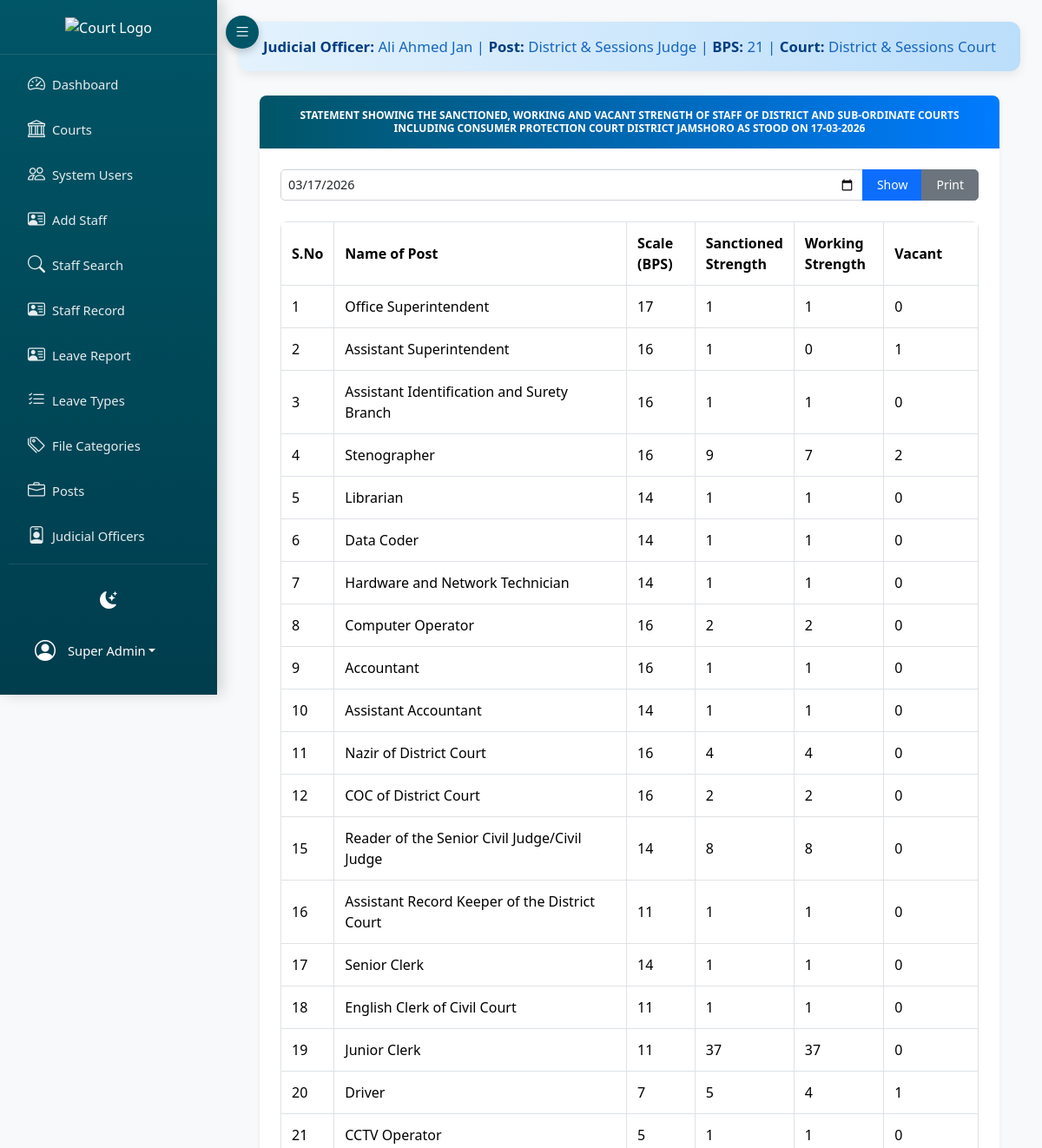
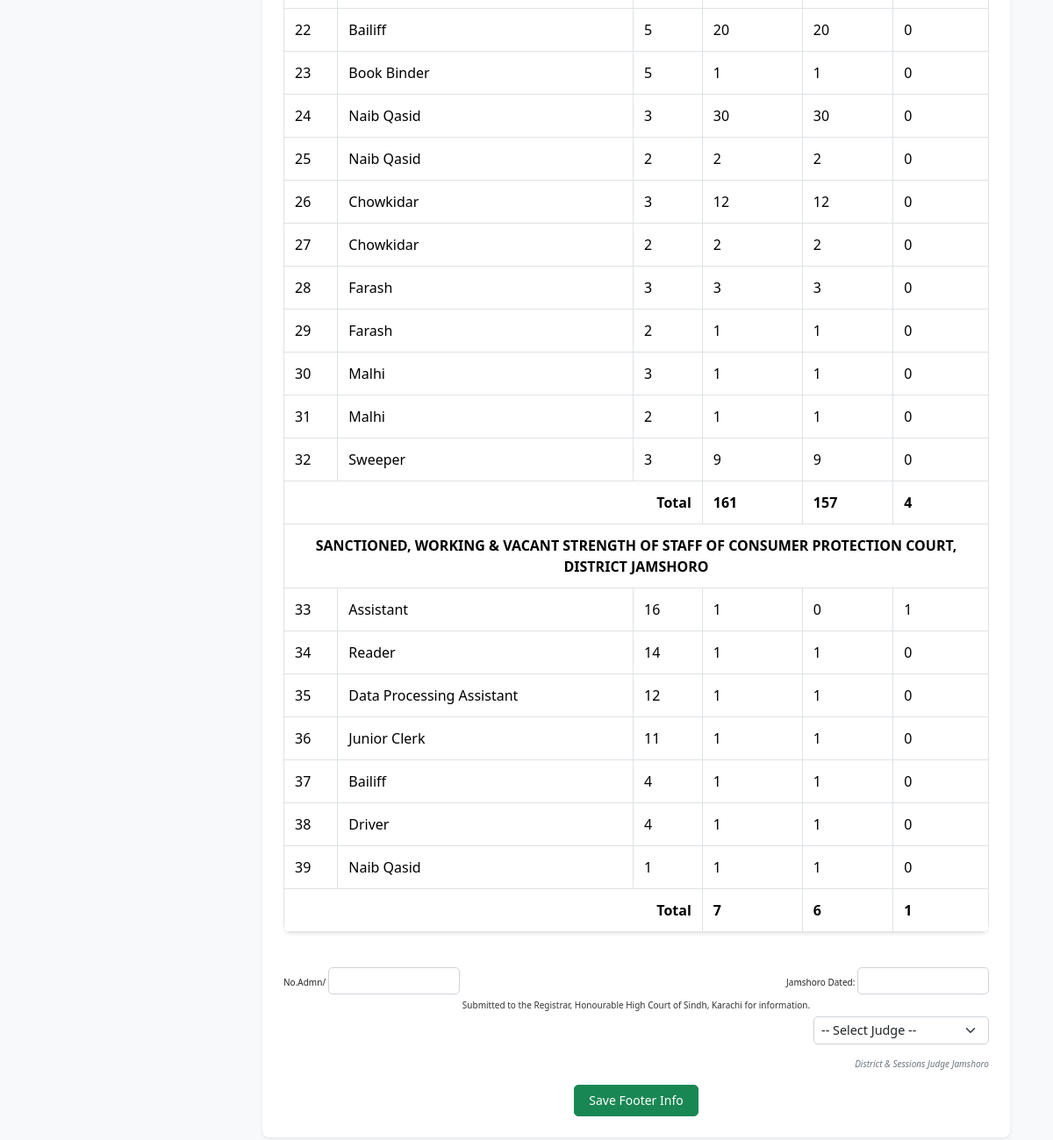
The app's page /project_root/index.php?page=staff_strength_report (signed in) with its own data (2 pictures, top to bottom).
### tables this page shows
CREATE TABLE IF NOT EXISTS `judicial_officers` (
  `id` int(11) NOT NULL AUTO_INCREMENT,
  `officer_id` int(11) DEFAULT NULL,
  `post_id` int(11) DEFAULT NULL,
  `name` varchar(255) NOT NULL,
  `post` varchar(255) NOT NULL,
  `bps` varchar(20) NOT NULL,
  `court_id` int(11) DEFAULT NULL,
  `created_at` timestamp NULL DEFAULT CURRENT_TIMESTAMP,
  `status` varchar(50) DEFAULT 'Posted',
  `joining_date` date DEFAULT NULL,
  `transferred_date` date DEFAULT NULL,
  `district_id` int(11) DEFAULT NULL,
  `transferred_district` varchar(255) DEFAULT NULL,
  PRIMARY KEY (`id`),
  KEY `court_id` (`court_id`),
  KEY `fk_district` (`district_id`),
  KEY `fk_post` (`post_id`),
  KEY `fk_officer` (`officer_id`)
);

CREATE TABLE IF NOT EXISTS `courts` (
  `id` int(11) NOT NULL AUTO_INCREMENT,
  `name` varchar(255) NOT NULL,
  `district` varchar(255) DEFAULT NULL,
  `taluka` varchar(255) DEFAULT NULL,
  PRIMARY KEY (`id`)
);

CREATE TABLE IF NOT EXISTS `posts` (
  `id` int(11) NOT NULL AUTO_INCREMENT,
  `serial_no` int(11) DEFAULT '0',
  `court_name` varchar(100) NOT NULL,
  `post_name` varchar(255) NOT NULL,
  `bps` int(11) NOT NULL,
  `sanctioned_strength` int(11) DEFAULT '0',
  `working_strength` int(11) DEFAULT '0',
  `vacant` int(11) GENERATED ALWAYS AS ((`sanctioned_strength` - `working_strength`)) STORED,
  PRIMARY KEY (`id`)
);

### backend/views/admin_staff_strength_report.php (the view, shortened to what this page needs)
<?php
include __DIR__ . '/header.php';
$reportDate = $_GET['date'] ?? date('Y-m-d');
$stmt = $pdo->query("
    SELECT serial_no, post_name, bps, sanctioned_strength, working_strength,
           (sanctioned_strength - working_strength) AS vacant,
           court_name
    FROM posts
    ORDER BY serial_no ASC
");
$posts = $stmt->fetchAll();
$stmtMeta = $pdo->prepare("SELECT admn_no, report_date_text, judge_id FROM staff_report_meta WHERE report_date = ?");
$stmtMeta->execute([$reportDate]);
$meta = $stmtMeta->fetch();
$admn_no_val = $meta['admn_no'] ?? '';
$report_date_text_val = $meta['report_date_text'] ?? '';
$selectedJudgeName = null;
$districtPosts = array_filter($posts, fn($p) => trim(strtolower($p['court_name'])) === 'district court jamshoro');
$consumerPosts = array_filter($posts, fn($p) => trim(strtolower($p['court_name'])) === 'consumer protection court');
function calculateTotals($rows) {
    $sanctioned = array_sum(array_column($rows, 'sanctioned_strength'));
    $working = array_sum(array_column($rows, 'working_strength'));
    $vacant = array_sum(array_column($rows, 'vacant'));
    return [$sanctioned, $working, $vacant];
}
list($distSanctioned, $distWorking, $distVacant) = calculateTotals($districtPosts);
list($consSanctioned, $consWorking, $consVacant) = calculateTotals($consumerPosts);
?>
<div class="container">
    <div class="report-card shadow-sm border-0">
        <div class="card-header">
            <h6 class="card-title top-heading">
                STATEMENT SHOWING THE SANCTIONED, WORKING AND VACANT STRENGTH OF STAFF OF DISTRICT AND SUB-ORDINATE COURTS INCLUDING CONSUMER PROTECTION COURT DISTRICT JAMSHORO AS STOOD ON
                <?= date('d-m-Y', strtotime($reportDate)) ?>
            </h6>
        </div>
        <div class="card-body">
            <form method="get" class="mb-4 form-inline">
                <div class="input-group">
                    <input type="date" name="date" value="<?= htmlspecialchars($reportDate) ?>" class="form-control form-control-sm" required aria-label="Select Report Date">
                    <button type="submit" class="btn btn-primary btn-sm">Show</button>
                    <button type="button" onclick="window.print();" class="btn btn-secondary btn-sm">Print</button>
                </div>
            </form>
            <div class="table-responsive">
                <table class="table table-bordered table-sm">
                    <thead>
                        <tr>
                            <th style="width: 5%;">S.No</th>
                            <th style="width: 45%;">Name of Post</th>
                            <th style="width: 10%;">Scale (BPS)</th>
                            <th style="width: 13%;">Sanctioned Strength</th>
                            <th style="width: 13%;">Working Strength</th>
                            <th style="width: 14%;">Vacant</th>
                        </tr>
                    </thead>
                    <tbody>
                        <?php if (empty($districtPosts)): ?>
                            <tr><td colspan="6" class="text-center">No District Court data available</td></tr>
                        <?php else: ?>
                            <?php foreach ($districtPosts as $p): ?>
                                <tr>
                                    <td><?= htmlspecialchars($p['serial_no']) ?></td>
                                    <td><?= htmlspecialchars($p['post_name']) ?></td>
                                    <td><?= htmlspecialchars($p['bps']) ?></td>
                                    <td><?= htmlspecialchars($p['sanctioned_strength']) ?></td>
                                    <td><?= htmlspecialchars($p['working_strength']) ?></td>
                                    <td><?= htmlspecialchars($p['vacant']) ?></td>
                                </tr>
                            <?php endforeach; ?>
                            <tr class="fw-bold">
                                <td colspan="3" class="text-end">Total</td>
                                <td><?= $distSanctioned ?></td>
                                <td><?= $distWorking ?></td>
                                <td><?= $distVacant ?></td>
                            </tr>
                        <?php endif; ?>
                        <?php if (!empty($consumerPosts)): ?>
                            <tr>
                                <td colspan="6" class="table-title">
                                    SANCTIONED, WORKING & VACANT STRENGTH OF STAFF OF CONSUMER PROTECTION COURT, DISTRICT JAMSHORO
                                </td>
                            </tr>
                            <?php foreach ($consumerPosts as $p): ?>
                                <tr>
                                    <td><?= htmlspecialchars($p['serial_no']) ?></td>
                                    <td><?= htmlspecialchars($p['post_name']) ?></td>
                                    <td><?= htmlspecialchars($p['bps']) ?></td>
                                    <td><?= htmlspecialchars($p['sanctioned_strength']) ?></td>
                                    <td><?= htmlspecialchars($p['working_strength']) ?></td>
                                    <td><?= htmlspecialchars($p['vacant']) ?></td>
                                </tr>
                            <?php endforeach; ?>
                            <tr class="fw-bold">
                                <td colspan="3" class="text-end">Total</td>
                                <td><?= $consSanctioned ?></td>
                                <td><?= $consWorking ?></td>
                                <td><?= $consVacant ?></td>
                            </tr>
                        <?php endif; ?>
                    </tbody>
                </table>
            </div>
            <form method="post" class="mt-4">
                <div class="footer-text">
                    <div class="footer-row">
                        <span>
                            No.Admn/
                            <input type="text" name="admn_no" value="<?= htmlspecialchars($admn_no_val) ?>" class="form-control form-control-sm d-inline-block" style="width: 150px;" aria-label="Admin Number">
                        </span>
                        <span>
                            Jamshoro Dated:
                            <input type="text" name="report_date_text" value="<?= htmlspecialchars($report_date_text_val) ?>" class="form-control form-control-sm d-inline-block" style="width: 150px;" aria-label="Report Date Text">
                        </span>
                    </div>
                    <div class="footer-center">
                        Submitted to the Registrar, Honourable High Court of Sindh, Karachi for information.
                    </div>
                    <div class="footer-right">
                        <div class="judge-select">
                            <select name="judge_id" id="judge_id" class="form-select form-select-sm d-inline-block" style="width: 200px;" aria-label="Select Judge">
                                <option value="">-- Select Judge --</option>
                            </select>
                        </div>
                        <div>
                            <strong class="print-value"><?= htmlspecialchars($selectedJudgeName ?? '') ?></strong><br>
                            <em>District & Sessions Judge Jamshoro</em>
                        </div>
                    </div>
                </div>
                <div class="text-center mt-3">
                    <button type="submit" name="save_footer" class="btn btn-success btn-sm">Save Footer Info</button>
                </div>
            </form>
        </div>
    </div>
</div>
<?php include __DIR__ . '/footer.php'; ?>

### backend/views/header.php (shortened to what this page needs)
<?php if (!isset($_SESSION)) session_start();
$user = $_SESSION['user'] ?? null;
$isAdmin = $user && (($user['role'] ?? '') === 'admin');
$judicialInfo = null;
if ($isAdmin && isset($pdo)) {
    try {
        $stmt = $pdo->prepare("
            SELECT jo.name AS officer_name,
                   jo.post AS officer_post,
                   jo.bps AS officer_bps,
                   c.name AS court_name
            FROM judicial_officers jo
            LEFT JOIN courts c ON c.id = jo.court_id
            WHERE jo.post = 'District & Sessions Judge'
              AND jo.status = 'Posted'
            LIMIT 1
        ");
        $stmt->execute();
        $judicialInfo = $stmt->fetch(PDO::FETCH_ASSOC);
    } catch (Throwable $e) {
    }
}
$currentPage = $_GET['page'] ?? 'dashboard';
?>
<!DOCTYPE html>
<html lang="en" data-bs-theme="light">
<head>
    <link href="https://cdn.jsdelivr.net/npm/bootstrap@5.3.2/dist/css/bootstrap.min.css" rel="stylesheet">
    <link href="https://cdn.jsdelivr.net/npm/bootstrap-icons@1.11.3/font/bootstrap-icons.min.css" rel="stylesheet">
</head>
<body>
<div class="sidebar" id="sidebar">
    <div class="logo">
        <img src="../assets/images/DC-LOGO.png" alt="Court Logo">
    </div>
    <div class="menu-scroll">
        <nav class="nav flex-column">
            <a href="?page=dashboard" class="nav-link <?= $currentPage === 'dashboard' ? 'active' : '' ?>">
                <i class="bi bi-speedometer2"></i>
                <span class="nav-text">Dashboard</span>
            </a>
            <?php if ($isAdmin): ?>
            <a href="?page=courts" class="nav-link <?= in_array($currentPage, ['courts']) ? 'active' : '' ?>">
                <i class="bi bi-bank"></i>
                <span class="nav-text">Courts</span>
            </a>
            <a href="?page=employees" class="nav-link <?= in_array($currentPage, ['employees']) ? 'active' : '' ?>">
                <i class="bi bi-people"></i>
                <span class="nav-text">System Users</span>
            </a>
            <a href="?page=employee_details" class="nav-link <?= in_array($currentPage, ['employee_details']) ? 'active' : '' ?>">
                <i class="bi bi-person-vcard"></i>
                <span class="nav-text">Add Staff</span>
            </a>
            <a href="?page=employee_search" class="nav-link <?= in_array($currentPage, ['employee_search', 'employee_profile']) ? 'active' : '' ?>">
                <i class="bi bi-search"></i>
                <span class="nav-text">Staff Search</span>
            </a>
            <a href="?page=files" class="nav-link <?= in_array($currentPage, ['files']) ? 'active' : '' ?>">
                <i class="bi bi-person-vcard"></i>
                <span class="nav-text">Staff Record</span>
            </a>
            <a href="?page=casual_leave_report" class="nav-link <?= in_array($currentPage, ['casual_leave_report']) ? 'active' : '' ?>">
                <i class="bi bi-person-vcard"></i>
                <span class="nav-text">Leave Report </span>
            </a>
            <a href="?page=leave_types" class="nav-link <?= in_array($currentPage, ['leave_types']) ? 'active' : '' ?>">
                <i class="bi bi-list-check"></i>
                <span class="nav-text">Leave Types</span>
            </a>
            <a href="?page=file_categories" class="nav-link <?= in_array($currentPage, ['file_categories']) ? 'active' : '' ?>">
                <i class="bi bi-tags"></i>
                <span class="nav-text">File Categories</span>
            </a>
            <a href="?page=posts" class="nav-link <?= in_array($currentPage, ['posts']) ? 'active' : '' ?>">
                <i class="bi bi-briefcase"></i>
                <span class="nav-text">Posts</span>
            </a>
            <a href="?page=judicial_officers" class="nav-link <?= in_array($currentPage, ['judicial_officers']) ? 'active' : '' ?>">
                <i class="bi bi-person-badge"></i>
                <span class="nav-text">Judicial Officers</span>
            </a>
            <?php endif; ?>
        </nav>
    </div>
    <div class="user-section">
        <div class="dark-toggle" id="darkToggle" title="Toggle Dark Mode">
            <i class="bi bi-moon-stars-fill" id="darkIcon"></i>
        </div>
        <div class="dropdown">
            <a class="nav-link dropdown-toggle text-white d-flex align-items-center px-0" href="#" role="button" data-bs-toggle="dropdown">
                <i class="bi bi-person-circle fs-4 me-2"></i>
                <span class="nav-text"><?= htmlspecialchars($user['name'] ?? 'User') ?></span>
            </a>
        </div>
    </div>
</div>
<button class="toggle-btn" id="toggleBtn">
    <i class="bi bi-list"></i>
</button>
<div class="main-content" id="mainContent">
    <?php if ($isAdmin && $judicialInfo): ?>
    <div class="judicial-bar">
        <strong>Judicial Officer:</strong> <?= htmlspecialchars($judicialInfo['officer_name']) ?> |
        <strong>Post:</strong> <?= htmlspecialchars($judicialInfo['officer_post']) ?> |
        <strong>BPS:</strong> <?= htmlspecialchars($judicialInfo['officer_bps']) ?> |
        <strong>Court:</strong> <?= htmlspecialchars($judicialInfo['court_name'] ?? 'District & Sessions Court Jamshoro') ?>
    </div>
    <?php endif; ?>
    <div class="container-fluid">

### records on screen
judicial_officers: name "Ali Ahmed Jan", post "District & Sessions Judge", bps "21", court.name "District & Sessions Court"
posts: serial_no "1", post_name "Office Superintendent", bps "17", sanctioned_strength "1", working_strength "1", vacant "0"
posts: serial_no "2", post_name "Assistant Superintendent", bps "16", sanctioned_strength "1", working_strength "0", vacant "1"
posts: serial_no "3", post_name "Assistant Identification and Surety Branch", bps "16", sanctioned_strength "1", working_strength "1", vacant "0"
posts: serial_no "4", post_name "Stenographer", bps "16", sanctioned_strength "9", working_strength "7", vacant "2"
posts: serial_no "5", post_name "Librarian", bps "14", sanctioned_strength "1", working_strength "1", vacant "0"
posts: serial_no "6", post_name "Data Coder", bps "14", sanctioned_strength "1", working_strength "1", vacant "0"
posts: serial_no "7", post_name "Hardware and Network Technician", bps "14", sanctioned_strength "1", working_strength "1", vacant "0"
posts: serial_no "8", post_name "Computer Operator", bps "16", sanctioned_strength "2", working_strength "2", vacant "0"
posts: serial_no "9", post_name "Accountant", bps "16", sanctioned_strength "1", working_strength "1", vacant "0"
posts: serial_no "10", post_name "Assistant Accountant", bps "14", sanctioned_strength "1", working_strength "1", vacant "0"
posts: serial_no "11", post_name "Nazir of District Court", bps "16", sanctioned_strength "4", working_strength "4", vacant "0"
posts: serial_no "12", post_name "COC of District Court", bps "16", sanctioned_strength "2", working_strength "2", vacant "0"
posts: serial_no "15", post_name "Reader of the Senior Civil Judge/Civil Judge", bps "14", sanctioned_strength "8", working_strength "8", vacant "0"
posts: serial_no "16", post_name "Assistant Record Keeper of the District Court", bps "11", sanctioned_strength "1", working_strength "1", vacant "0"
posts: serial_no "17", post_name "Senior Clerk", bps "14", sanctioned_strength "1", working_strength "1", vacant "0"
posts: serial_no "18", post_name "English Clerk of Civil Court", bps "11", sanctioned_strength "1", working_strength "1", vacant "0"
posts: serial_no "19", post_name "Junior Clerk", bps "11", sanctioned_strength "37", working_strength "37", vacant "0"
posts: serial_no "20", post_name "Driver", bps "7", sanctioned_strength "5", working_strength "4", vacant "1"
posts: serial_no "21", post_name "CCTV Operator", bps "5", sanctioned_strength "1", working_strength "1", vacant "0"
posts: serial_no "22", post_name "Bailiff", bps "5", sanctioned_strength "20", working_strength "20", vacant "0"
posts: serial_no "23", post_name "Book Binder", bps "5", sanctioned_strength "1", working_strength "1", vacant "0"
posts: serial_no "24", post_name "Naib Qasid", bps "3", sanctioned_strength "30", working_strength "30", vacant "0"
posts: serial_no "25", post_name "Naib Qasid", bps "2", sanctioned_strength "2", working_strength "2", vacant "0"
posts: serial_no "26", post_name "Chowkidar", bps "3", sanctioned_strength "12", working_strength "12", vacant "0"
posts: serial_no "27", post_name "Chowkidar", bps "2", sanctioned_strength "2", working_strength "2", vacant "0"
posts: serial_no "28", post_name "Farash", bps "3", sanctioned_strength "3", working_strength "3", vacant "0"
posts: serial_no "29", post_name "Farash", bps "2", sanctioned_strength "1", working_strength "1", vacant "0"
posts: serial_no "30", post_name "Malhi", bps "3", sanctioned_strength "1", working_strength "1", vacant "0"
posts: serial_no "31", post_name "Malhi", bps "2", sanctioned_strength "1", working_strength "1", vacant "0"
posts: serial_no "32", post_name "Sweeper", bps "3", sanctioned_strength "9", working_strength "9", vacant "0"
posts: serial_no "33", post_name "Assistant", bps "16", sanctioned_strength "1", working_strength "0", vacant "1"
posts: serial_no "34", post_name "Reader", bps "14", sanctioned_strength "1", working_strength "1", vacant "0"
posts: serial_no "35", post_name "Data Processing Assistant", bps "12", sanctioned_strength "1", working_strength "1", vacant "0"
posts: serial_no "36", post_name "Junior Clerk", bps "11", sanctioned_strength "1", working_strength "1", vacant "0"
posts: serial_no "37", post_name "Bailiff", bps "4", sanctioned_strength "1", working_strength "1", vacant "0"
posts: serial_no "38", post_name "Driver", bps "4", sanctioned_strength "1", working_strength "1", vacant "0"
posts: serial_no "39", post_name "Naib Qasid", bps "1", sanctioned_strength "1", working_strength "1", vacant "0"

### other values on screen
$user['name'] "Super Admin"
$distSanctioned "161"
$distWorking "157"
$distVacant "4"
$consSanctioned "7"
$consWorking "6"
$consVacant "1"
